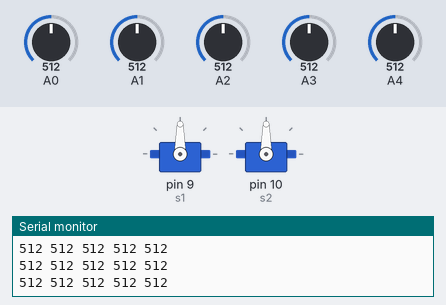
This sketch was run on a simulated Arduino Uno, built with avr-gcc and run on an emulated ATmega328P. Shown: 2 × servo, the last lines printed to the serial monitor. Inputs (shaded band) come from the test bench; at power-on: A0 = 512, A3 = 512, A1 = 512, A2 = 512, A4 = 512.

Above: at 1.2 s.
1.3 s: A0 set to 539
At 1.86 s:
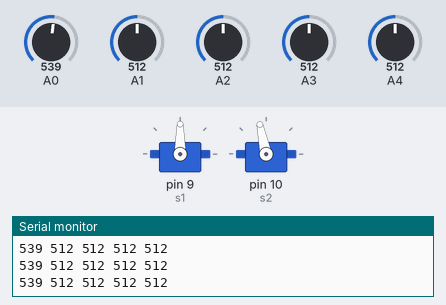
4.3 s: A3 set to 523
7.3 s: A3 set to 550
At 7.49 s:
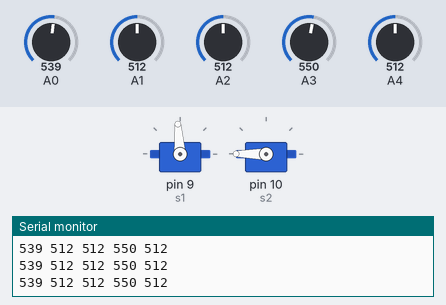
10.3 s: A1 set to 548
13.3 s: A1 set to 575
At 13.48 s:
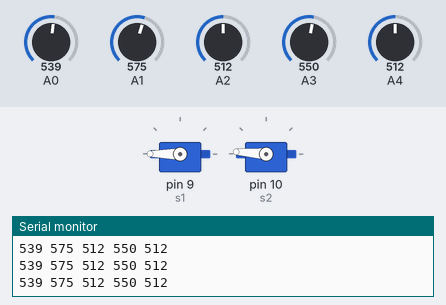
16.3 s: A2 set to 716
At 16.77 s:
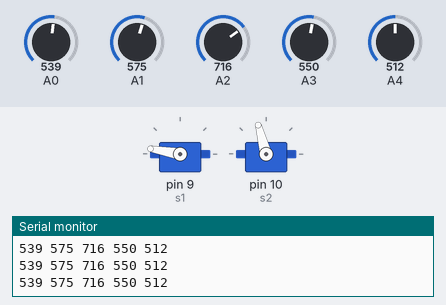
Timing chart, 0 to 22.4 s (numbered marks = the images above; inputs shaded):
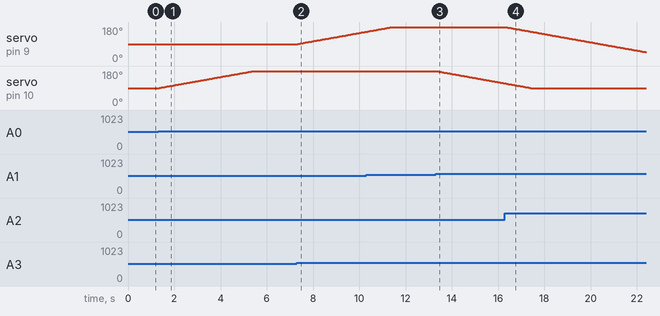

Measured:
- the behaviour switches between 532 and 533 on A0 (found by bisection; images 0 and 1)
- the behaviour switches between 532 and 533 on A3 (found by bisection; images 1 and 2)
- the behaviour switches between 559 and 560 on A1 (found by bisection; images 2 and 3)
- after the input at 1.3 s, servo on pin 10 (s2): moves from 90° to 155° over 2.9 s, starting after 0.05 s
- after the input at 7.3 s, servo on pin 9 (s1): moves from 90° to 155° over 2.9 s, starting after 0.05 s
- after the input at 13.3 s, servo on pin 10 (s2): moves from 180° to 115° over 2.9 s, starting at once
- after the input at 16.3 s, servo on pin 9 (s1): moves from 180° to 47° over 6.0 s, starting at once

The sketch:

flower.ino
```cpp
#include <Servo.h>

Servo s1, s2;

void setup(){

  s1.attach(9);
  s2.attach(10);

  Serial.begin(9600);

}

float s1_state = 90;
float s2_state = 90;
int v0, v1, v2, v3, v4;
void loop() {
  v0 = analogRead(A0); //top
  v1 = analogRead(A1); //bottom
  v2 = analogRead(A2); //right
  v3 = analogRead(A3); //left
  v4 = analogRead(A4); //middle

  Serial.print(v0); Serial.print(" ");
  Serial.print(v1); Serial.print(" ");
  Serial.print(v2); Serial.print(" ");
  Serial.print(v3); Serial.print(" ");
  Serial.print(v4); Serial.print(" "); //middle
  Serial.println();

  if (v3 > v2 + 20) {
      s1_state += 0.5;
  }
  else if (v2 > v3 + 20) {
      s1_state -= 0.5;
  }

  if (v4 > 900) {
     delay(1);
  }


  if (v0 > v1 + 20) {
     s2_state += 0.5;
  } else if (v1 > v0 + 20) {
     s2_state -= 0.5;
  }

  s2_state = constrain(s2_state, 90, 180);
  s1_state = constrain(s1_state, 0, 180);
  s1.write(s1_state);
  s2.write(s2_state);

  delay(1);

}
```
